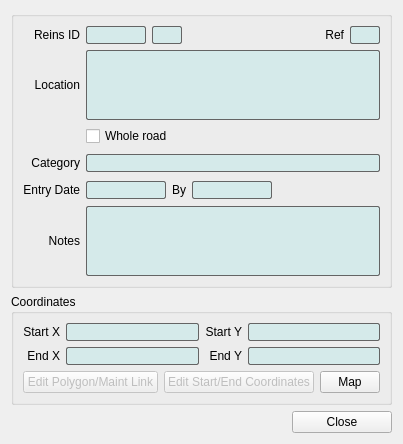
<?xml version="1.0" encoding="UTF-8"?>
<ui version="4.0">
 <class>srwrReinsCatDialog</class>
 <widget class="QDialog" name="srwrReinsCatDialog">
  <property name="windowModality">
   <enum>Qt::NonModal</enum>
  </property>
  <property name="geometry">
   <rect>
    <x>0</x>
    <y>0</y>
    <width>372</width>
    <height>438</height>
   </rect>
  </property>
  <property name="windowTitle">
   <string>Reinstatement Category Record</string>
  </property>
  <layout class="QGridLayout" name="gridLayout">
   <item row="0" column="0">
    <widget class="QGroupBox" name="groupBox">
     <property name="title">
      <string/>
     </property>
     <layout class="QGridLayout" name="gridLayout_3">
      <item row="0" column="0">
       <layout class="QGridLayout" name="gridLayout_9">
        <item row="1" column="0">
         <widget class="QLabel" name="locationLabel">
          <property name="text">
           <string>Location</string>
          </property>
          <property name="alignment">
           <set>Qt::AlignRight|Qt::AlignTrailing|Qt::AlignVCenter</set>
          </property>
         </widget>
        </item>
        <item row="0" column="0">
         <widget class="QLabel" name="maintIdLabel">
          <property name="text">
           <string>Reins ID</string>
          </property>
          <property name="alignment">
           <set>Qt::AlignRight|Qt::AlignTrailing|Qt::AlignVCenter</set>
          </property>
         </widget>
        </item>
        <item row="1" column="1">
         <layout class="QHBoxLayout" name="horizontalLayout">
          <item>
           <widget class="QTextEdit" name="locationTextEdit">
            <property name="styleSheet">
             <string notr="true">border-width:0.5px;
border-style: solid;
border-radius: 2px;
border-color:  rgb(100,100,100);
background-color: rgb(213, 234, 234);</string>
            </property>
            <property name="readOnly">
             <bool>true</bool>
            </property>
           </widget>
          </item>
         </layout>
        </item>
        <item row="5" column="0">
         <widget class="QLabel" name="notesLabel">
          <property name="text">
           <string>Notes</string>
          </property>
          <property name="alignment">
           <set>Qt::AlignRight|Qt::AlignTrailing|Qt::AlignVCenter</set>
          </property>
         </widget>
        </item>
        <item row="2" column="1">
         <widget class="QCheckBox" name="wholeRoadCheckBox">
          <property name="text">
           <string>Whole road</string>
          </property>
         </widget>
        </item>
        <item row="4" column="1">
         <layout class="QHBoxLayout" name="horizontalLayout_3">
          <item>
           <widget class="QLineEdit" name="entryDateLineEdit">
            <property name="sizePolicy">
             <sizepolicy hsizetype="Maximum" vsizetype="Fixed">
              <horstretch>0</horstretch>
              <verstretch>0</verstretch>
             </sizepolicy>
            </property>
            <property name="minimumSize">
             <size>
              <width>40</width>
              <height>0</height>
             </size>
            </property>
            <property name="maximumSize">
             <size>
              <width>80</width>
              <height>16777215</height>
             </size>
            </property>
            <property name="styleSheet">
             <string notr="true">border-width:0.5px;
border-style: solid;
border-radius: 2px;
border-color:  rgb(100,100,100);
background-color: rgb(213, 234, 234);</string>
            </property>
            <property name="readOnly">
             <bool>true</bool>
            </property>
           </widget>
          </item>
          <item>
           <widget class="QLabel" name="byLabel">
            <property name="text">
             <string>By</string>
            </property>
            <property name="alignment">
             <set>Qt::AlignRight|Qt::AlignTrailing|Qt::AlignVCenter</set>
            </property>
           </widget>
          </item>
          <item>
           <widget class="QLineEdit" name="byLineEdit">
            <property name="sizePolicy">
             <sizepolicy hsizetype="Maximum" vsizetype="Fixed">
              <horstretch>0</horstretch>
              <verstretch>0</verstretch>
             </sizepolicy>
            </property>
            <property name="maximumSize">
             <size>
              <width>80</width>
              <height>16777215</height>
             </size>
            </property>
            <property name="styleSheet">
             <string notr="true">border-width:0.5px;
border-style: solid;
border-radius: 2px;
border-color:  rgb(100,100,100);
background-color: rgb(213, 234, 234);</string>
            </property>
            <property name="readOnly">
             <bool>true</bool>
            </property>
           </widget>
          </item>
          <item>
           <spacer name="horizontalSpacer_2">
            <property name="orientation">
             <enum>Qt::Horizontal</enum>
            </property>
            <property name="sizeHint" stdset="0">
             <size>
              <width>40</width>
              <height>20</height>
             </size>
            </property>
           </spacer>
          </item>
         </layout>
        </item>
        <item row="0" column="1">
         <layout class="QGridLayout" name="gridLayout_2">
          <item row="0" column="1">
           <widget class="QLineEdit" name="versionLineEdit">
            <property name="sizePolicy">
             <sizepolicy hsizetype="Maximum" vsizetype="Fixed">
              <horstretch>0</horstretch>
              <verstretch>0</verstretch>
             </sizepolicy>
            </property>
            <property name="maximumSize">
             <size>
              <width>30</width>
              <height>16777215</height>
             </size>
            </property>
            <property name="styleSheet">
             <string notr="true">border-width:0.5px;
border-style: solid;
border-radius: 2px;
border-color:  rgb(100,100,100);
background-color: rgb(213, 234, 234);</string>
            </property>
            <property name="text">
             <string/>
            </property>
            <property name="readOnly">
             <bool>true</bool>
            </property>
           </widget>
          </item>
          <item row="0" column="0">
           <widget class="QLineEdit" name="reinsCatIdLineEdit">
            <property name="sizePolicy">
             <sizepolicy hsizetype="Maximum" vsizetype="Fixed">
              <horstretch>0</horstretch>
              <verstretch>0</verstretch>
             </sizepolicy>
            </property>
            <property name="maximumSize">
             <size>
              <width>60</width>
              <height>16777215</height>
             </size>
            </property>
            <property name="styleSheet">
             <string notr="true">border-width:0.5px;
border-style: solid;
border-radius: 2px;
border-color:  rgb(100,100,100);
background-color: rgb(213, 234, 234);</string>
            </property>
            <property name="readOnly">
             <bool>true</bool>
            </property>
           </widget>
          </item>
          <item row="0" column="2">
           <widget class="QLabel" name="refLabel">
            <property name="text">
             <string>Ref</string>
            </property>
            <property name="alignment">
             <set>Qt::AlignRight|Qt::AlignTrailing|Qt::AlignVCenter</set>
            </property>
           </widget>
          </item>
          <item row="0" column="3">
           <widget class="QLineEdit" name="refLineEdit">
            <property name="sizePolicy">
             <sizepolicy hsizetype="Maximum" vsizetype="Fixed">
              <horstretch>0</horstretch>
              <verstretch>0</verstretch>
             </sizepolicy>
            </property>
            <property name="maximumSize">
             <size>
              <width>30</width>
              <height>16777215</height>
             </size>
            </property>
            <property name="styleSheet">
             <string notr="true">border-width:0.5px;
border-style: solid;
border-radius: 2px;
border-color:  rgb(100,100,100);
background-color: rgb(213, 234, 234);</string>
            </property>
            <property name="readOnly">
             <bool>true</bool>
            </property>
           </widget>
          </item>
         </layout>
        </item>
        <item row="3" column="0">
         <widget class="QLabel" name="swaLabel">
          <property name="text">
           <string>Category</string>
          </property>
          <property name="alignment">
           <set>Qt::AlignRight|Qt::AlignTrailing|Qt::AlignVCenter</set>
          </property>
         </widget>
        </item>
        <item row="4" column="0">
         <widget class="QLabel" name="entryDateLabel">
          <property name="text">
           <string>Entry Date</string>
          </property>
          <property name="alignment">
           <set>Qt::AlignRight|Qt::AlignTrailing|Qt::AlignVCenter</set>
          </property>
         </widget>
        </item>
        <item row="3" column="1">
         <widget class="QStackedWidget" name="stackedWidget_2">
          <property name="currentIndex">
           <number>0</number>
          </property>
          <widget class="QWidget" name="page_9">
           <layout class="QGridLayout" name="gridLayout_7">
            <property name="leftMargin">
             <number>0</number>
            </property>
            <property name="topMargin">
             <number>0</number>
            </property>
            <property name="rightMargin">
             <number>0</number>
            </property>
            <property name="bottomMargin">
             <number>0</number>
            </property>
            <property name="spacing">
             <number>0</number>
            </property>
            <item row="0" column="0">
             <widget class="QLineEdit" name="categoryLineEdit">
              <property name="styleSheet">
               <string notr="true">border-width:0.5px;
border-style: solid;
border-radius: 2px;
border-color:  rgb(100,100,100);
background-color: rgb(213, 234, 234);</string>
              </property>
              <property name="readOnly">
               <bool>true</bool>
              </property>
             </widget>
            </item>
           </layout>
          </widget>
          <widget class="QWidget" name="page_10">
           <layout class="QGridLayout" name="gridLayout_10">
            <property name="leftMargin">
             <number>0</number>
            </property>
            <property name="topMargin">
             <number>0</number>
            </property>
            <property name="rightMargin">
             <number>0</number>
            </property>
            <property name="bottomMargin">
             <number>0</number>
            </property>
            <property name="spacing">
             <number>0</number>
            </property>
            <item row="0" column="0">
             <widget class="QComboBox" name="categoryComboBox"/>
            </item>
           </layout>
          </widget>
         </widget>
        </item>
        <item row="5" column="1">
         <widget class="QTextEdit" name="notesTextEdit">
          <property name="styleSheet">
           <string notr="true">border-width:0.5px;
border-style: solid;
border-radius: 2px;
border-color:  rgb(100,100,100);
background-color: rgb(213, 234, 234);</string>
          </property>
          <property name="readOnly">
           <bool>true</bool>
          </property>
         </widget>
        </item>
       </layout>
      </item>
     </layout>
    </widget>
   </item>
   <item row="1" column="0">
    <widget class="QGroupBox" name="coordinatesGroupBox">
     <property name="title">
      <string>Coordinates</string>
     </property>
     <layout class="QGridLayout" name="gridLayout_5">
      <item row="0" column="0">
       <layout class="QGridLayout" name="gridLayout_15">
        <property name="sizeConstraint">
         <enum>QLayout::SetDefaultConstraint</enum>
        </property>
        <property name="verticalSpacing">
         <number>6</number>
        </property>
        <item row="1" column="1">
         <widget class="QLineEdit" name="endXLineEdit">
          <property name="styleSheet">
           <string notr="true">border-width:0.5px;
border-style: solid;
border-radius: 2px;
border-color:  rgb(100,100,100);
background-color: rgb(213, 234, 234);</string>
          </property>
          <property name="readOnly">
           <bool>true</bool>
          </property>
         </widget>
        </item>
        <item row="0" column="2">
         <widget class="QLabel" name="startYLabel">
          <property name="layoutDirection">
           <enum>Qt::LeftToRight</enum>
          </property>
          <property name="text">
           <string>Start Y</string>
          </property>
          <property name="alignment">
           <set>Qt::AlignRight|Qt::AlignTrailing|Qt::AlignVCenter</set>
          </property>
         </widget>
        </item>
        <item row="1" column="0">
         <widget class="QLabel" name="endXLabel">
          <property name="text">
           <string>End X</string>
          </property>
          <property name="alignment">
           <set>Qt::AlignRight|Qt::AlignTrailing|Qt::AlignVCenter</set>
          </property>
         </widget>
        </item>
        <item row="0" column="3">
         <widget class="QLineEdit" name="startYLineEdit">
          <property name="styleSheet">
           <string notr="true">border-width:0.5px;
border-style: solid;
border-radius: 2px;
border-color:  rgb(100,100,100);
background-color: rgb(213, 234, 234);</string>
          </property>
          <property name="readOnly">
           <bool>true</bool>
          </property>
         </widget>
        </item>
        <item row="0" column="0">
         <widget class="QLabel" name="startXLabel">
          <property name="text">
           <string>Start X</string>
          </property>
          <property name="alignment">
           <set>Qt::AlignRight|Qt::AlignTrailing|Qt::AlignVCenter</set>
          </property>
         </widget>
        </item>
        <item row="0" column="1">
         <widget class="QLineEdit" name="startXLineEdit">
          <property name="styleSheet">
           <string notr="true">border-width:0.5px;
border-style: solid;
border-radius: 2px;
border-color:  rgb(100,100,100);
background-color: rgb(213, 234, 234);</string>
          </property>
          <property name="readOnly">
           <bool>true</bool>
          </property>
         </widget>
        </item>
        <item row="1" column="2">
         <widget class="QLabel" name="endYLabel">
          <property name="layoutDirection">
           <enum>Qt::LeftToRight</enum>
          </property>
          <property name="autoFillBackground">
           <bool>false</bool>
          </property>
          <property name="text">
           <string>End Y</string>
          </property>
          <property name="alignment">
           <set>Qt::AlignRight|Qt::AlignTrailing|Qt::AlignVCenter</set>
          </property>
         </widget>
        </item>
        <item row="1" column="3">
         <widget class="QLineEdit" name="endYLineEdit">
          <property name="styleSheet">
           <string notr="true">border-width:0.5px;
border-style: solid;
border-radius: 2px;
border-color:  rgb(100,100,100);
background-color: rgb(213, 234, 234);</string>
          </property>
          <property name="readOnly">
           <bool>true</bool>
          </property>
         </widget>
        </item>
       </layout>
      </item>
      <item row="1" column="0">
       <layout class="QHBoxLayout" name="horizontalLayout_4">
        <item>
         <widget class="QPushButton" name="editLinkPushButton">
          <property name="enabled">
           <bool>false</bool>
          </property>
          <property name="text">
           <string>Edit Polygon/Maint Link</string>
          </property>
          <property name="flat">
           <bool>false</bool>
          </property>
         </widget>
        </item>
        <item>
         <widget class="QPushButton" name="editCoordsPushButton">
          <property name="enabled">
           <bool>false</bool>
          </property>
          <property name="text">
           <string>Edit Start/End Coordinates</string>
          </property>
         </widget>
        </item>
        <item>
         <spacer name="horizontalSpacer">
          <property name="orientation">
           <enum>Qt::Horizontal</enum>
          </property>
          <property name="sizeHint" stdset="0">
           <size>
            <width>40</width>
            <height>20</height>
           </size>
          </property>
         </spacer>
        </item>
        <item>
         <widget class="QPushButton" name="mapPushButton">
          <property name="maximumSize">
           <size>
            <width>60</width>
            <height>16777215</height>
           </size>
          </property>
          <property name="text">
           <string>Map</string>
          </property>
         </widget>
        </item>
       </layout>
      </item>
     </layout>
    </widget>
   </item>
   <item row="2" column="0">
    <layout class="QHBoxLayout" name="horizontalLayout_5">
     <item>
      <spacer name="horizontalSpacer_4">
       <property name="orientation">
        <enum>Qt::Horizontal</enum>
       </property>
       <property name="sizeHint" stdset="0">
        <size>
         <width>40</width>
         <height>20</height>
        </size>
       </property>
      </spacer>
     </item>
     <item>
      <widget class="QPushButton" name="closePushButton">
       <property name="minimumSize">
        <size>
         <width>100</width>
         <height>0</height>
        </size>
       </property>
       <property name="text">
        <string>Close</string>
       </property>
      </widget>
     </item>
    </layout>
   </item>
  </layout>
 </widget>
 <resources/>
 <connections/>
 <slots>
  <slot>scopy()</slot>
 </slots>
</ui>
